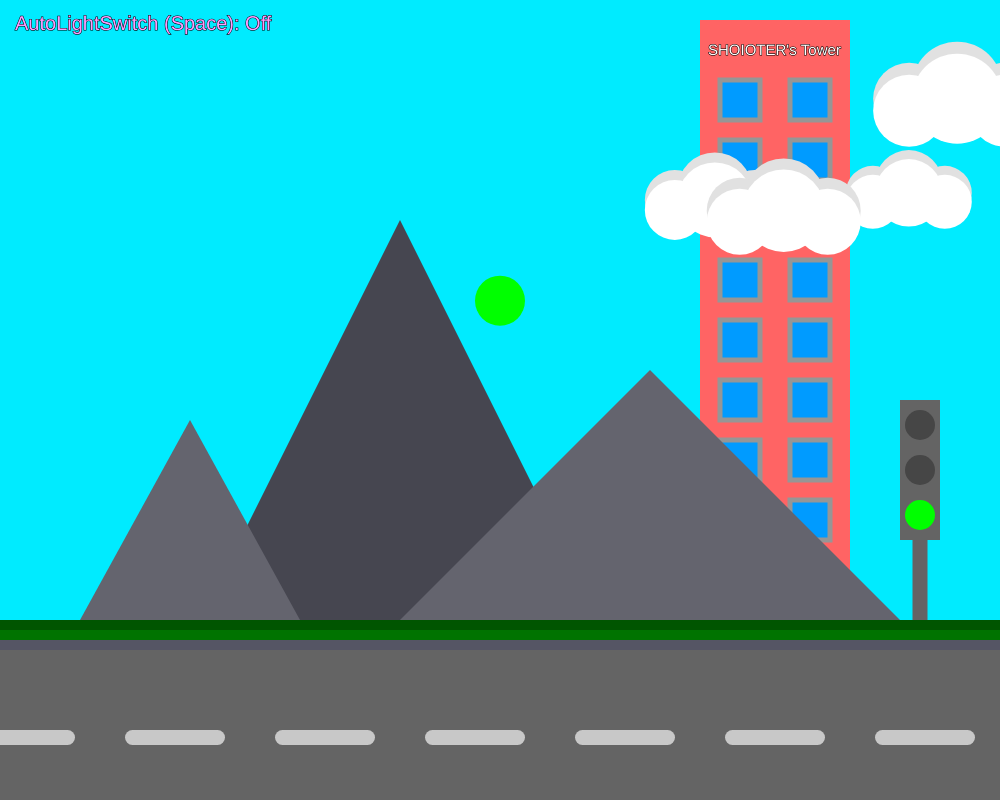
Frame 1 (no input)
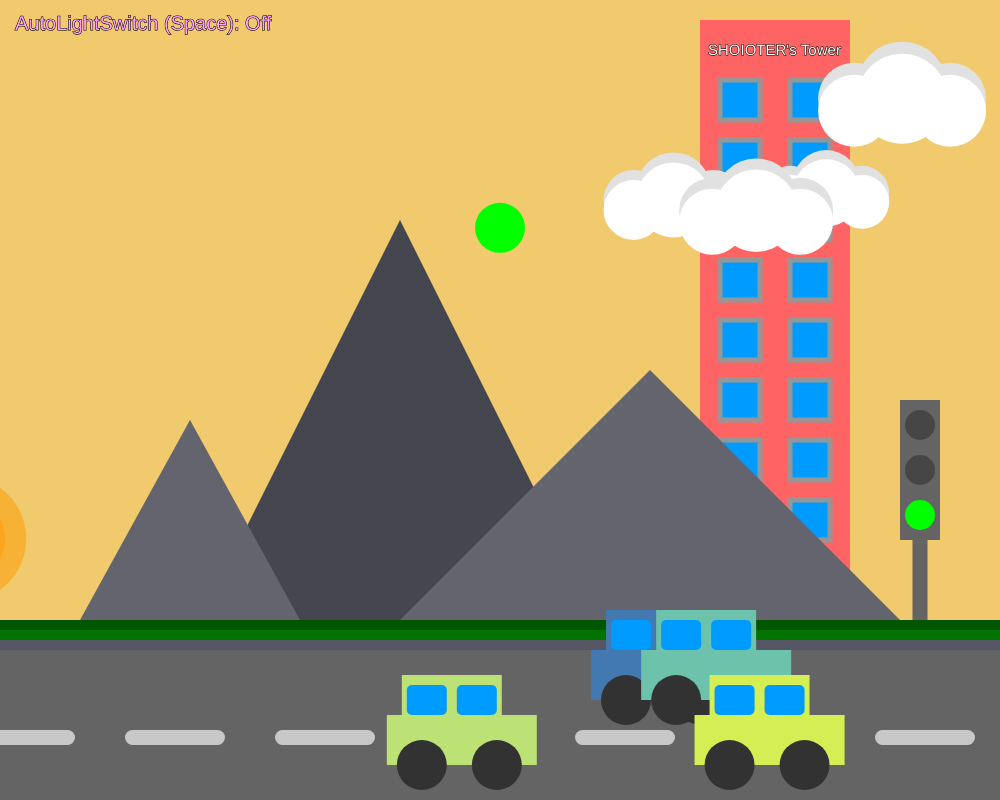
Frame 60 (no input)
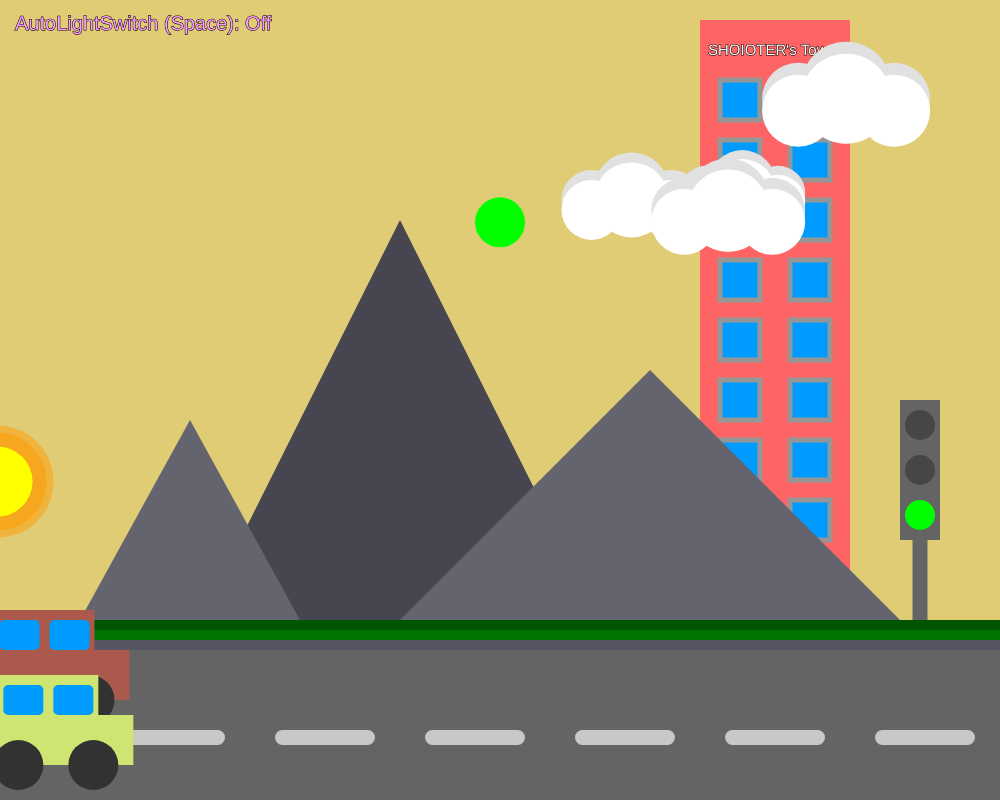
Frame 120 (the mouse pressed at the canvas centre since frame 60)

The p5.js sketch that drew these frames (run headless with seeded random() and noise() and a simulated clock; from frame 60 on, the mouse is pressed at the canvas centre):

// p5.js sketch
// ── sketch.js
let roadHeight = 150;
let roadStrokeLength = 100;
let roadStrokeSpacing = 150;
let roadStrokeOffset = -25;
let roadLayerHeight = 10;
let roadOrigin = null;
let backgroundFloorHeight = null;

let cycleDayColor = null;
let cycleMidPointColor = null;
let cycleNightColor = null;

let celestialBodyStartY = 600;
let celestialBodyTargetY = 75;

let sunCircleMin = 70;
let sunCircleMax = 140;
let sunCircleElapsed = 0;
let sunCircleDuration = 150;

let sunCircleMaxRadius = sunCircleMax / 2;
let sunStartX = -sunCircleMaxRadius - 1;
let sunTargetX = null;
let sunElapsed = 0;
let sunDuration = 2000;

let moonSize = 90;

let moonRadius = moonSize / 2;
let moonStartX = -moonRadius - 1;
let moonTargetX = null;
let moonElapsed = 0;
let moonDuration = 2000;

let currentBackgroundColor = null;
let isDayTime = true;

let towerHeight = 600;
let towerTop = null;
let towerSide = 700;
let windowSize = 40;

let cloudSize = 75;
let cloudStartX = null;
let cloudTargetX = -200;
let cloudMinHeight = 50;
let cloudMaxHeight = 250;
let cloudList = [
  {
    Duration: 1000,
    Scale: 0.9
  },
  {
    Duration: 2000,
    Scale: 1
  },
  {
    Duration: 3000,
    Scale: 1.1
  },
  {
    Duration: 1500,
    Scale: 1.2
  }
];

let trafficLightFrameWidth = 40;
let trafficLightFrameHeight = 140;
let trafficLightDiameter = 30;
let trafficLightRadius = trafficLightDiameter / 2;
let trafficLightOffset = trafficLightFrameWidth / 2;
let trafficLightOffColor = null;
let trafficLightStandWidth = 15;
let trafficLightStandHeight = 80;
let trafficLightPosX = 900;
let trafficLightColor = null;
let autoLightSwitch = false;
let autoLightSwitchInterval = 180;

let lane1PosY = 650;
let lane2PosY = 715;

let carMinBaseDuration = 90;
let carMaxBaseDuration = 180;
let carStartX = -300;
let carTargetX = null;
let carList = [
  {
    UpperLane: true,
    SpeedMultiplier: 1.5
  },
  {
    UpperLane: true,
    SpeedMultiplier: 1.5
  },
  {},
  {}
];
let carModels = [
  {
    Weight: 300,
    Create: function (baseColor) {
      fill(baseColor);
      rect(15, -40, 100, 40);
      rect(0, 0, 150, 50);
      fill(0, 155, 255);
      rect(20, -30, 40, 30, 5);
      rect(70, -30, 40, 30, 5);
      fill(50);
      circle(35, 50, 50);
      circle(110, 50, 50);
    }
  },
  {
    Weight: 50,
    Create: function (baseColor) {
      fill(baseColor);
      rect(15, -40, 100, 40, 20);
      rect(0, 0, 150, 50, 20);
      fill(0, 155, 255);
      rect(25, -35, 30, 30, 20);
      rect(70, -35, 30, 30, 20);
      fill(50);
      circle(35, 50, 50);
      circle(110, 50, 50);
    }
  },
  {
    Weight: 10,
    Create: function(baseColor) {
      scale(2);
      translate(0, -40);
      carModels[0].Create(baseColor);
    }
  }
];
let totalCarWeight = 0;
for (let carModel of carModels) {
  totalCarWeight += carModel.Weight;
}

let vehicleTransitionDuration = 60;
let vehicleTransitionElapsed = vehicleTransitionDuration;
let currentVehicleSpeed = 1;
let currentSpeedStart = currentVehicleSpeed;
let currentSpeedTarget = currentVehicleSpeed;

function getRandomColor() {
  return color(random(0, 255), random(0, 255), random(0, 255));
}

function getRandomDuration(speedMultiplier) {
  return random(carMinBaseDuration, carMaxBaseDuration) / (speedMultiplier || 1);
}

function getRandomCarModel() {
  let randomCarWeight = random(0, totalCarWeight);
  let currentCarWeight = 0;

  for (let carModel of carModels) {
    currentCarWeight += carModel.Weight;
    if (randomCarWeight <= currentCarWeight) {
      return carModel.Create;
    }
  }
}

function getLoopedT(t) {
  return abs(t * 2 - 1);
}

function getQuadT(t) {
  return -pow(t * 2 - 1, 2) + 1;
}

function setup() {
  // Some variable initializing

  cycleDayColor = color(0, 235, 255);
  cycleMidPointColor = color(255, 200, 100);
  cycleNightColor = color(50, 50, 100);
  currentBackgroundColor = color(0, 235, 255);

  createCanvas(1000, 800);

  roadOrigin = height - roadHeight;
  backgroundFloorHeight = roadOrigin - roadLayerHeight * 3;
  towerTop = backgroundFloorHeight - towerHeight;
  sunTargetX = width + sunCircleMaxRadius + 1;
  moonTargetX = width + moonRadius + 1;
  cloudStartX = width + 200;

  for (let cloudSettings of cloudList) {
    cloudSettings.PosY = random(cloudMinHeight, cloudMaxHeight);
    cloudSettings.Elapsed = random(0, cloudSettings.Duration);
  }

  trafficLightOffColor = color(70);
  trafficLightColor = color(100);

  for (carSettings of carList) {
    carSettings.Elapsed = 0;
    carSettings.BaseColor = getRandomColor();
    carSettings.Duration = getRandomDuration(carSettings.SpeedMultiplier);
    carSettings.PosY = (carSettings.UpperLane && lane1PosY || lane2PosY);
    carSettings.Create = getRandomCarModel();
  }

  carTargetX = width + 300;
}

function switchTrafficLight() {
  vehicleTransitionElapsed = 0;
  currentSpeedStart = currentVehicleSpeed;
  currentSpeedTarget = (currentSpeedTarget <= 0 && 1 || currentSpeedTarget - 0.5);
}

function draw() {
  /*
   Background color is based on currentBackgroundColor
   Which will change depending on the current point in the day/night cycle
  */

  background(currentBackgroundColor);

  // Road

  push();

  noStroke();
  fill(100);
  rect(0, roadOrigin, width, roadHeight);

  fill(200);
  for (let x = 0; x < 7; x++) {
    rect(x * roadStrokeSpacing + roadStrokeOffset, height - 70, roadStrokeLength, 15, 7.5);
  }

  fill(85, 85, 100);
  rect(0, roadOrigin - roadLayerHeight, width, roadLayerHeight);

  fill(0, 115, 0);
  rect(0, roadOrigin - roadLayerHeight * 2, width, roadLayerHeight);

  fill(0, 85, 0);
  rect(0, backgroundFloorHeight, width, roadLayerHeight);

  pop();

  // Celestial body cycle (sun & moon)

  push();

  if (isDayTime) {
    sunCircleElapsed++;
    sunElapsed++;

    let sunAlpha = sunElapsed / sunDuration;
    currentBackgroundColor = lerpColor(cycleMidPointColor, cycleDayColor, abs(getLoopedT(sunAlpha) - 1));

    translate(lerp(sunStartX, sunTargetX, sunAlpha), lerp(celestialBodyStartY, celestialBodyTargetY, getQuadT(sunAlpha)));

    noStroke();
    fill(255, 155, 0, 255 / 2);
    for (let i = 0; i < 2; i++) {
      circle(0, 0, lerp(sunCircleMin, sunCircleMax, abs(getLoopedT(sunCircleElapsed / sunCircleDuration) - i)));
    }

    fill(255, 255, 0);
    circle(0, 0, sunCircleMin);

    if (sunCircleElapsed >= sunCircleDuration) {
      sunCircleElapsed = 0;
    }
    if (sunElapsed >= sunDuration) {
      sunElapsed = 0;
      isDayTime = false;
    }
  } else {
    moonElapsed++;

    let moonAlpha = moonElapsed / moonDuration;
    currentBackgroundColor = lerpColor(cycleMidPointColor, cycleNightColor, abs(getLoopedT(moonAlpha) - 1));

    translate(lerp(moonStartX, moonTargetX, moonAlpha), lerp(celestialBodyStartY, celestialBodyTargetY, getQuadT(moonAlpha)));

    noStroke();
    fill(255);
    circle(0, 0, moonSize);

    fill(225);
    circle(20, 5, 20);
    circle(-25, 15, 25);
    circle(-5, -20, 15);
    circle(0, 20, 15);

    if (moonElapsed >= moonDuration) {
      moonElapsed = 0;
      isDayTime = true;
    }
  }

  pop();

  // My custom tower

  push();

  noStroke();
  fill(255, 100, 100);
  rect(towerSide, towerTop, 150, towerHeight);

  stroke(0);
  strokeWeight(1);
  textSize(15);
  fill(isDayTime && 255 || color(255, 155, 0));
  text("SHOIOTER's Tower", towerSide + 8, towerTop + 35);

  fill(isDayTime && color(0, 155, 255) || 255);
  for (let y = 0; y < 8; y++) {
    for (let x = 0; x < 2; x++) {
      stroke(150);
      strokeWeight(5);
      square(x * 70 + towerSide + 20, y * 60 + towerTop + 60, windowSize);
    }
  }

  pop();

  // The moutains

  push();

  noStroke();
  fill(70, 70, 80);
  triangle(200, backgroundFloorHeight, 400, backgroundFloorHeight - 400, 600, backgroundFloorHeight);

  fill(100, 100, 110);
  triangle(80, backgroundFloorHeight, 190, backgroundFloorHeight - 200, 300, backgroundFloorHeight);

  fill(100, 100, 110);
  triangle(400, backgroundFloorHeight, 650, backgroundFloorHeight - 250, 900, backgroundFloorHeight);

  pop();

  // The moving clouds

  noStroke();
  for (let cloudSettings of cloudList) {
    let cloudY = cloudSettings.PosY;
    let cloudElapsed = cloudSettings.Elapsed + 1;
    let cloudDuration = cloudSettings.Duration;

    let cloudScale = cloudSettings.Scale;
    let scaledCloudSize = cloudSize * cloudScale;
    let smallCloudPieceSize = scaledCloudSize * 0.8;

    push();
    translate(lerp(cloudStartX, cloudTargetX, cloudElapsed / cloudDuration), cloudY);

    fill(225);
    circle(-40 * cloudScale, 0, smallCloudPieceSize);
    circle(0, -10 * cloudScale, scaledCloudSize);
    circle(40 * cloudScale, 0, smallCloudPieceSize);

    fill(255);
    circle(-40 * cloudScale, 10 * cloudScale, smallCloudPieceSize);
    circle(0, 0, scaledCloudSize);
    circle(40 * cloudScale, 10 * cloudScale, smallCloudPieceSize);

    pop();

    cloudSettings.Elapsed = (cloudElapsed < cloudDuration && cloudElapsed || 0)
  }

  // The back trees

  fill(0, 255, 0);
  circle(500, lerp(100, 400, noise(frameCount / 60 * 0.5)), 50);

  // Some background stuff for auto light switching

  push();

  textSize(20);
  fill(255, 155, 255);
  stroke(0);
  text("AutoLightSwitch (Space): " + (autoLightSwitch && "On" || "Off"), 15, 30);

  if (autoLightSwitch && frameCount % autoLightSwitchInterval == 0) {
    switchTrafficLight();
  }

  pop();

  // The traffic light

  push();
  translate(trafficLightPosX, backgroundFloorHeight - trafficLightFrameHeight - trafficLightStandHeight);

  noStroke();
  fill(trafficLightColor);
  rect(0, 0, trafficLightFrameWidth, trafficLightFrameHeight);
  rect(trafficLightOffset - trafficLightStandWidth / 2, trafficLightFrameHeight, trafficLightStandWidth, trafficLightStandHeight);

  fill(currentSpeedTarget <= 0 && color(255, 0, 0) || trafficLightOffColor);
  circle(trafficLightOffset, trafficLightRadius + 10, trafficLightDiameter);

  fill(currentSpeedTarget == 0.5 && color(255, 155, 0) || trafficLightOffColor);
  circle(trafficLightOffset, trafficLightFrameHeight / 2, trafficLightDiameter);

  fill(currentSpeedTarget == 1 && color(0, 255, 0) || trafficLightOffColor);
  circle(trafficLightOffset, trafficLightFrameHeight - trafficLightRadius - 10, trafficLightDiameter);

  pop();

  // The moving cars

  if (vehicleTransitionElapsed < vehicleTransitionDuration) {
    vehicleTransitionElapsed++;
    currentVehicleSpeed = lerp(currentSpeedStart, currentSpeedTarget, vehicleTransitionElapsed / vehicleTransitionDuration);
  }

  for (let carSettings of carList) {
    let carY = carSettings.PosY;
    let carElapsed = carSettings.Elapsed + currentVehicleSpeed;
    let carDuration = carSettings.Duration;
    let carBaseColor = carSettings.BaseColor;

    push();
    translate(lerp(carStartX, carTargetX, carElapsed / carDuration), carY);

    carSettings.Create(carBaseColor);

    pop()

    if (carElapsed < carDuration) {
      carSettings.Elapsed = carElapsed;
    } else {
      carSettings.Elapsed = 0;
      carSettings.BaseColor = getRandomColor();
      carSettings.Duration = getRandomDuration(carSettings.SpeedMultiplier);
      carSettings.Create = getRandomCarModel();
    }
  }
}

function keyPressed() {
  if (key === "Enter") {
    switchTrafficLight();
  }
  if (key === " ") {
    autoLightSwitch = !autoLightSwitch;
  }
}
